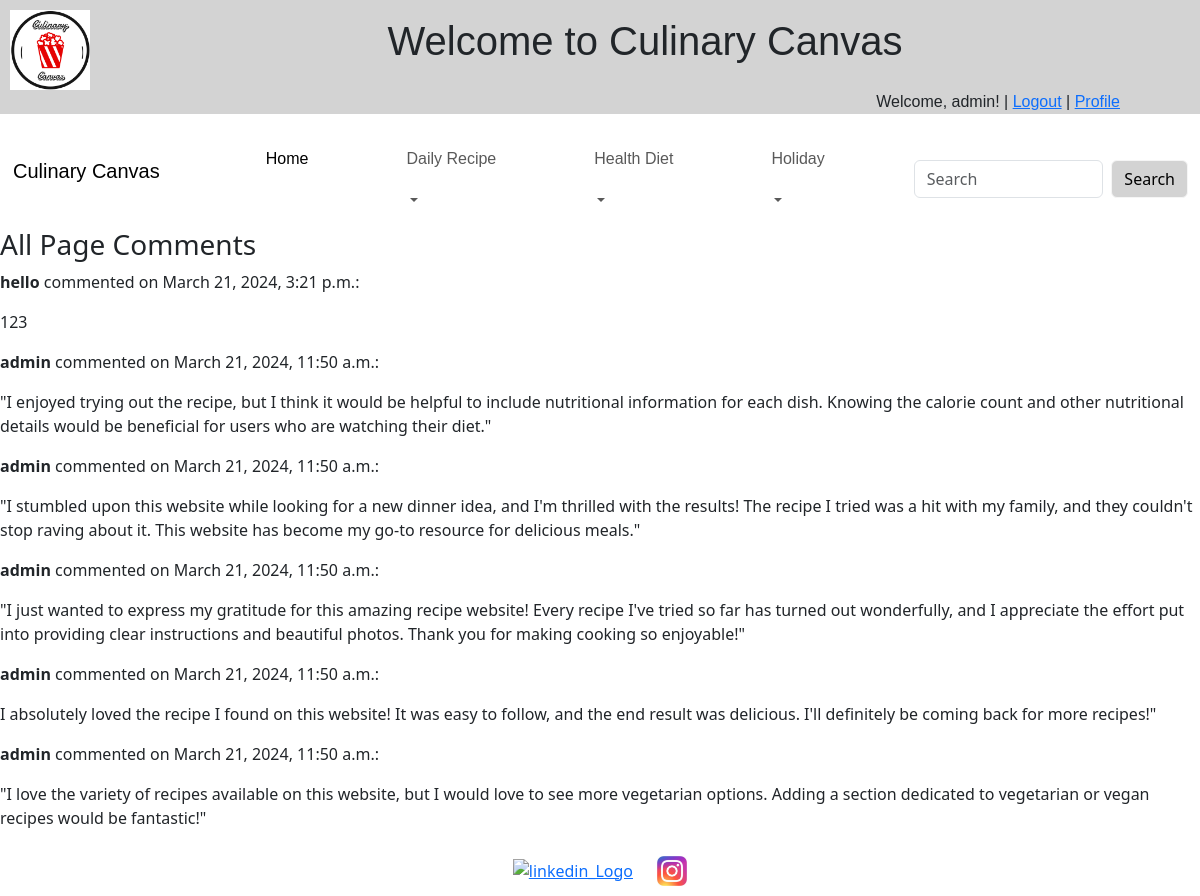
Screenshot of /accounts/more-comments/ (signed in) with the database file from the repository.
### recipe/models.py (models this page shows, shortened)
class PageComment(models.Model):
    author = models.ForeignKey(User, on_delete=models.CASCADE)
    text = models.TextField()
    created_date = models.DateTimeField(auto_now_add=True)

### recipe/views.py (the view)
# urls.py: path('more-comments/', more_comments, name='more_comments'),
def more_comments(request):
    comments = PageComment.objects.order_by('-created_date')
    return render(request, 'recipe/more_comments.html', {'comments': comments})

### recipe/templates/recipe/more_comments.html
{% extends 'base.html' %}
{% block content %}
    <h3>All Page Comments</h3>
    {% for comment in comments %}
        <p><strong>{{ comment.author.username }}</strong> commented on {{ comment.created_date }}:</p>
        <p>{{ comment.text }}</p>
    {% endfor %}
{% endblock %}

### recipe/templates/base.html (shortened to what this page needs)
{% load static %}
<!DOCTYPE html>
<html>
<head>
    <link href="https://cdn.jsdelivr.net/npm/bootstrap@5.3.3/dist/css/bootstrap.min.css" rel="stylesheet"
 />
</head>
<body>
    <header class="header">
        <div style="display: flex; justify-content: space-between; align-items: center;">
            <img class="logo" src="{% static 'logo.png' %}" alt="Logo" width="80px" height="auto">
            <h1
                style="text-align: center; flex: 1; font-family:Impact, Haettenschweiler, 'Arial Narrow Bold', sans-serif;">
                Welcome to Culinary Canvas</h1>
        </div>
        <div class="greet">
            {% if user.is_authenticated %}
                <p class="nav-text">
                    Welcome, {{ user.username }}! |
                    <a href="{% url 'logout' %}">Logout</a> |
                    <a href="{% url 'profile' %}">Profile</a>
                </p>
            {% else %}
                <p class="nav-text"><a href="{% url 'login' %}">Login</a></p>
            {% endif %}
        </div>
    </header>
    <nav class="navbar navbar-expand-lg navbar-light" data-bs-theme="light">
        <div class="container-fluid">
            <a class="navbar-brand" href="#">
                <div class="nav-text-wrapper">
                    <p class="nav-text">Culinary Canvas</p>
                </div>
            </a>
            <div class="collapse navbar-collapse" id="navbarScroll">
                <ul class="navbar-nav me-auto navbar-nav-scroll">
                    <li class="nav-item">
                        <a class="nav-link active" aria-current="page" href="{% url 'home' %}">
                            <div class="nav-text-wrapper">
                                <p class="nav-text">Home</p>
                            </div>
                        </a>
                    </li>
                    <li class="nav-item dropdown">
                        <a class="nav-link dropdown-toggle dropdown-toggle-custom" href="#" role="button" data-bs-toggle="dropdown">
                            <div class="nav-text-wrapper">
                                <p class="nav-text">Daily Recipe</p>
                            </div>
                        </a>
                    </li>
                    <li class="nav-item dropdown">
                        <a class="nav-link dropdown-toggle dropdown-toggle-custom" href="#" role="button" data-bs-toggle="dropdown">
                            <div class="nav-text-wrapper">
                                <p class="nav-text">Health Diet</p>
                            </div>
                        </a>
                    </li>
                    <li class="nav-item dropdown">
                        <a class="nav-link dropdown-toggle dropdown-toggle-custom" href="#" role="button" data-bs-toggle="dropdown">
                            <div class="nav-text-wrapper">
                                <p class="nav-text">Holiday</p>
                            </div>
                        </a>
                    </li>
                </ul>
                <form class="d-flex" role="search" action="{% url 'recipes_search' %}">
                    <input class="form-control me-2" type="search" placeholder="Search" aria-label="Search" name="keyword">
                    <button class="btn btn-outline-success" type="submit">Search</button>
                </form>
            </div>
        </div>
    </nav>
    <main>
        {% block content %}
        {% endblock %}
    </main>
<footer>
    <div class="footer-content">
        <a href="https://www.linkedin.com/in/jingyu-zhang327666/" target="_blank"><img src="{% static 'R.png' %}" alt="linkedin_Logo" width="30" height="auto"></a>
        <a href="https://www.instagram.com/zhang_jingyu/?hl=en" target="_blank"><img src="{% static 'P.jpg' %}" alt="ins_logo" width="30" height="auto"></a>
    </div>
</footer>
</body>
</html>

### recipe/templates/base.html (style rules this page uses)
.btn-outline-success { background-color: lightgray; border-color: whitesmoke; color: black; }
.header { background-color: lightgray; }
.logo { margin-top: 10px; margin-left: 10px; }
.greet { text-align: right; }
.nav-text { font-family: Impact, Haettenschweiler, 'Arial Narrow Bold', sans-serif; }
.nav-text-wrapper { display: flex; align-items: center; margin: 1px; }
.nav-text { margin-right: 5rem }
.footer-content { text-align: center; }
.footer-content img { margin: 10px; }

### rows the page displays
PageComment: author.username "hello", created_date "March 21, 2024, 3:21 p.m.", text "123"
PageComment: author.username "admin", created_date "March 21, 2024, 11:50 a.m.", text "\"I enjoyed trying out the recipe, but I think it would be helpful to include nutritional information for each dish. Knowing the calorie count and other nutritional details would be beneficial for users who are watching their diet.\""
PageComment: author.username "admin", created_date "March 21, 2024, 11:50 a.m.", text "\"I stumbled upon this website while looking for a new dinner idea, and I'm thrilled with the results! The recipe I tried was a hit with my family, and they couldn't stop raving about it. This website has become my go-to resource for delicious meals.\""
PageComment: author.username "admin", created_date "March 21, 2024, 11:50 a.m.", text "\"I just wanted to express my gratitude for this amazing recipe website! Every recipe I've tried so far has turned out wonderfully, and I appreciate the effort put into providing clear instructions and beautiful photos. Thank you for making cooking so enjoyable!\""
PageComment: author.username "admin", created_date "March 21, 2024, 11:50 a.m.", text "I absolutely loved the recipe I found on this website! It was easy to follow, and the end result was delicious. I'll definitely be coming back for more recipes!\""
PageComment: author.username "admin", created_date "March 21, 2024, 11:50 a.m.", text "\"I love the variety of recipes available on this website, but I would love to see more vegetarian options. Adding a section dedicated to vegetarian or vegan recipes would be fantastic!\""

### other values shown
{{ user.username }} "admin"
